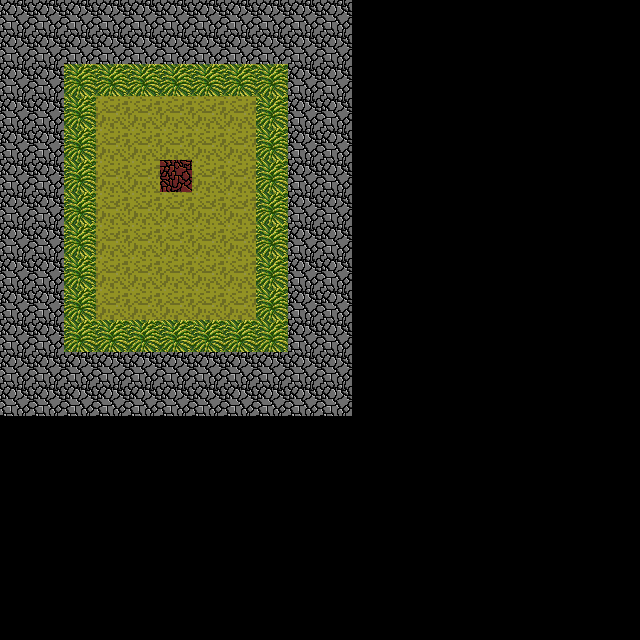

This game map was drawn from its Tiled (.tmx) file and the tilesets committed beside it. A one-line description and the full map source follow:
An orthogonal 20x20 tile map with 32x32 px tiles, 1 tile layer (Tile Layer 1) and 5 objects (5x wall).

<map version="1.2" tiledversion="1.2.3" orientation="orthogonal" renderorder="right-down" width="20" height="20" tilewidth="32" tileheight="32" infinite="0" nextlayerid="7" nextobjectid="10">
 <tileset firstgid="1" name="tileset128" tilewidth="32" tileheight="32" tilecount="1024" columns="32">
  <image source="tileset/tileset128.png" trans="000000" width="1024" height="1024" />
 </tileset>
 <objectgroup id="3" name="Object Layer 1">
  <object id="3" name="wall" x="0" y="-1" width="62" height="413">
   <properties>
    <property name="bodyType" value="static" />
   </properties>
  </object>
  <object id="6" name="wall" x="286" y="1.5" width="62" height="413">
   <properties>
    <property name="bodyType" value="static" />
   </properties>
  </object>
  <object id="7" name="wall" x="42" y="-2.5" width="262" height="68">
   <properties>
    <property name="bodyType" value="static" />
   </properties>
  </object>
  <object id="8" name="wall" x="57" y="345" width="262" height="68">
   <properties>
    <property name="bodyType" value="static" />
   </properties>
  </object>
  <object id="9" name="wall" x="161" y="163.5" width="30" height="29">
   <properties>
    <property name="bodyType" value="static" />
   </properties>
  </object>
 </objectgroup>
 <layer id="6" name="Tile Layer 1" width="20" height="20">
  <data encoding="csv">
4,4,4,4,4,4,4,4,4,4,4,0,0,0,0,0,0,0,0,0,
4,4,4,4,4,4,4,4,4,4,4,0,0,0,0,0,0,0,0,0,
4,4,1,1,1,1,1,1,1,4,4,0,0,0,0,0,0,0,0,0,
4,4,1,3,3,3,3,3,1,4,4,0,0,0,0,0,0,0,0,0,
4,4,1,3,3,3,3,3,1,4,4,0,0,0,0,0,0,0,0,0,
4,4,1,3,3,5,3,3,1,4,4,0,0,0,0,0,0,0,0,0,
4,4,1,3,3,3,3,3,1,4,4,0,0,0,0,0,0,0,0,0,
4,4,1,3,3,3,3,3,1,4,4,0,0,0,0,0,0,0,0,0,
4,4,1,3,3,3,3,3,1,4,4,0,0,0,0,0,0,0,0,0,
4,4,1,3,3,3,3,3,1,4,4,0,0,0,0,0,0,0,0,0,
4,4,1,1,1,1,1,1,1,4,4,0,0,0,0,0,0,0,0,0,
4,4,4,4,4,4,4,4,4,4,4,0,0,0,0,0,0,0,0,0,
4,4,4,4,4,4,4,4,4,4,4,0,0,0,0,0,0,0,0,0,
0,0,0,0,0,0,0,0,0,0,0,0,0,0,0,0,0,0,0,0,
0,0,0,0,0,0,0,0,0,0,0,0,0,0,0,0,0,0,0,0,
0,0,0,0,0,0,0,0,0,0,0,0,0,0,0,0,0,0,0,0,
0,0,0,0,0,0,0,0,0,0,0,0,0,0,0,0,0,0,0,0,
0,0,0,0,0,0,0,0,0,0,0,0,0,0,0,0,0,0,0,0,
0,0,0,0,0,0,0,0,0,0,0,0,0,0,0,0,0,0,0,0,
0,0,0,0,0,0,0,0,0,0,0,0,0,0,0,0,0,0,0,0
</data>
 </layer>
</map>